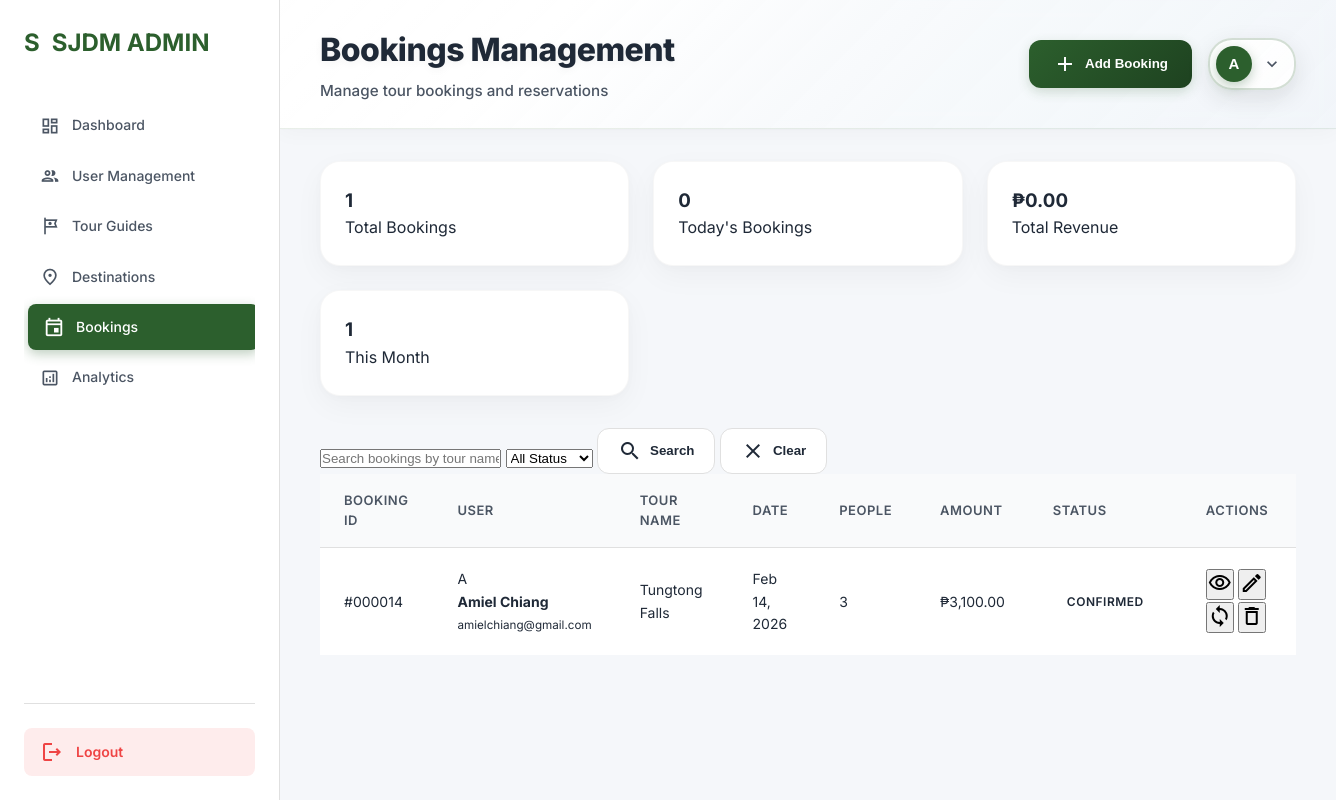
The app's page /admin/bookings.php (signed in) with its own data.
### tables this page shows
CREATE TABLE `admin_menu_items` (
  `id` int(11) NOT NULL,
  `menu_name` varchar(100) NOT NULL,
  `menu_icon` varchar(50) DEFAULT NULL,
  `menu_url` varchar(200) NOT NULL,
  `display_order` int(11) DEFAULT 0,
  `is_active` tinyint(1) DEFAULT 1,
  `parent_id` int(11) DEFAULT 0,
  `created_at` timestamp NOT NULL DEFAULT current_timestamp(),
  `updated_at` timestamp NOT NULL DEFAULT current_timestamp() ON UPDATE current_timestamp()
);

CREATE TABLE `bookings` (
  `id` int(11) NOT NULL,
  `user_id` int(11) NOT NULL,
  `guide_id` int(11) DEFAULT NULL,
  `tour_name` varchar(200) NOT NULL,
  `destination` varchar(200) DEFAULT NULL,
  `booking_date` date NOT NULL,
  `check_in_date` date DEFAULT NULL,
  `check_out_date` date DEFAULT NULL,
  `number_of_people` int(11) NOT NULL,
  `contact_number` varchar(50) DEFAULT NULL,
  `email` varchar(255) DEFAULT NULL,
  `special_requests` text DEFAULT NULL,
  `total_amount` decimal(10,2) NOT NULL,
  `payment_method` enum('pay_later','gcash','bank_transfer') DEFAULT 'pay_later',
  `status` enum('pending','confirmed','cancelled','completed') DEFAULT 'pending',
  `booking_reference` varchar(50) DEFAULT NULL,
  `created_at` timestamp NOT NULL DEFAULT current_timestamp(),
  `updated_at` timestamp NOT NULL DEFAULT current_timestamp() ON UPDATE current_timestamp()
);

CREATE TABLE `users` (
  `id` int(11) NOT NULL,
  `first_name` varchar(50) NOT NULL,
  `last_name` varchar(50) NOT NULL,
  `email` varchar(100) NOT NULL,
  `password` varchar(255) NOT NULL,
  `user_type` enum('user','admin','tour_guide') DEFAULT 'user',
  `status` enum('active','inactive','suspended') DEFAULT 'active',
  `created_at` timestamp NOT NULL DEFAULT current_timestamp(),
  `updated_at` timestamp NOT NULL DEFAULT current_timestamp() ON UPDATE current_timestamp(),
  `last_login` timestamp NULL DEFAULT NULL,
  `preferences_set` tinyint(1) DEFAULT 0
);

### admin/bookings.php (the view, shortened to what this page needs)
<?php
function getAdminConnection()
{
    return getDatabaseConnection();
}
function getBookingsList($conn, $page = 1, $limit = 15, $search = '', $status = '')
{
    $offset = ($page - 1) * $limit;
    $bookingsQuery = "SELECT b.*, CONCAT(u.first_name, ' ', u.last_name) as user_name, u.email as user_email
                      FROM bookings b
                      JOIN users u ON b.user_id = u.id
                      WHERE 1=1";
    $params = [];
    $types = '';
    $bookingsQuery .= " ORDER BY b.created_at DESC LIMIT ? OFFSET ?";
    $params[] = $limit;
    $params[] = $offset;
    $types .= 'ii';
    $stmt = $conn->prepare($bookingsQuery);
    if (!empty($params)) {
        $stmt->bind_param($types, ...$params);
    }
    $stmt->execute();
    $bookingsResult = $stmt->get_result();
    $countQuery = "SELECT COUNT(*) as total FROM bookings b JOIN users u ON b.user_id = u.id WHERE 1=1";
    $countStmt = $conn->prepare($countQuery);
    $countStmt->execute();
    $countResult = $countStmt->get_result();
    $totalCount = $countResult->fetch_assoc()['total'];
    $totalPages = ceil($totalCount / $limit);
    $bookings = [];
    while ($row = $bookingsResult->fetch_assoc()) {
        $bookings[] = $row;
    }
    return [
        'bookings' => $bookings,
        'pagination' => [
            'current_page' => $page,
            'total_pages' => $totalPages,
            'total_count' => $totalCount,
            'limit' => $limit
        ]
    ];
}
function getBookingStats($conn)
{
    $stats = [];
    $result = $conn->query("SELECT COUNT(*) as total FROM bookings");
    $stats['total'] = $result->fetch_assoc()['total'];
    $result = $conn->query("SELECT status, COUNT(*) as count FROM bookings GROUP BY status");
    $stats['by_status'] = [];
    while ($row = $result->fetch_assoc()) {
        $stats['by_status'][$row['status']] = $row['count'];
    }
    $result = $conn->query("SELECT COUNT(*) as total FROM bookings WHERE DATE(created_at) = CURDATE()");
    $stats['today'] = $result->fetch_assoc()['total'];
    $result = $conn->query("SELECT COUNT(*) as total FROM bookings WHERE MONTH(created_at) = MONTH(CURDATE()) AND YEAR(created_at) = YEAR(CURDATE())");
    $stats['this_month'] = $result->fetch_assoc()['total'];
    $result = $conn->query("SELECT SUM(total_amount) as total FROM bookings WHERE status = 'completed'");
    $stats['total_revenue'] = $result->fetch_assoc()['total'] ?? 0;
    return $stats;
}
$conn = getAdminConnection();
$dbSettings = [];
$result = $conn->query("SELECT setting_key, setting_value FROM admin_dashboard_settings");
if ($result) {
    while ($row = $result->fetch_assoc()) {
        $dbSettings[$row['setting_key']] = $row['setting_value'];
    }
}
$bSettings = [];
$result = $conn->query("SELECT setting_key, setting_value FROM booking_settings");
if ($result) {
    while ($row = $result->fetch_assoc()) {
        $bSettings[$row['setting_key']] = $row['setting_value'];
    }
}
$logoText = $dbSettings['admin_logo_text'] ?? 'SJDM ADMIN';
$moduleTitle = $bSettings['module_title'] ?? 'Bookings Management';
$moduleSubtitle = $bSettings['module_subtitle'] ?? 'Manage tour bookings';
$adminMark = $dbSettings['admin_mark_label'] ?? 'A';
$menuItems = [];
$result = $conn->query("SELECT * FROM admin_menu_items WHERE is_active = 1 ORDER BY display_order ASC");
if ($result) {
    while ($row = $result->fetch_assoc()) {
        $menuItems[] = $row;
    }
}
$page = isset($_GET['page']) ? max(1, intval($_GET['page'])) : 1;
$limit = intval($bSettings['default_booking_limit'] ?? 15);
$search = isset($_GET['search']) ? $conn->real_escape_string($_GET['search']) : '';
$status = isset($_GET['status']) ? $conn->real_escape_string($_GET['status']) : '';
$bookingsData = getBookingsList($conn, $page, $limit, $search, $status);
$bookings = $bookingsData['bookings'];
$bookingStats = getBookingStats($conn);
?>
<!DOCTYPE html>
<html lang="en">
<head>
    <link rel="stylesheet" href="admin-styles.css">
</head>
<body>
    <div class="admin-container">
        <aside class="sidebar">
            <div class="sidebar-header">
                <div class="logo">
                    <div class="mark-icon"><?php echo strtoupper(substr($logoText, 0, 1) ?: 'A'); ?></div>
                    <span><?php echo $logoText; ?></span>
                </div>
            </div>
            <nav class="sidebar-nav">
                <?php foreach ($menuItems as $item):
                    if (stripos($item['menu_name'], 'hotels') !== false || stripos($item['menu_url'], 'hotels') !== false ||
                        stripos($item['menu_name'], 'settings') !== false || stripos($item['menu_url'], 'settings') !== false ||
                        stripos($item['menu_name'], 'reports') !== false || stripos($item['menu_url'], 'reports') !== false) {
                        continue;
                    }
                    $isActive = basename($_SERVER['PHP_SELF']) == $item['menu_url'] ? 'active' : '';
                    ?>
                    <a href="<?php echo $item['menu_url']; ?>" class="nav-item <?php echo $isActive; ?>">
                        <span class="material-icons-outlined"><?php echo $item['menu_icon']; ?></span>
                        <span><?php echo $item['menu_name']; ?></span>
                    </a>
                <?php endforeach; ?>
            </nav>
            <div class="sidebar-footer">
                <a href="logout.php" class="logout-btn">
                    <span class="material-icons-outlined">logout</span>
                    <span>Logout</span>
                </a>
            </div>
        </aside>
        <main class="main-content">
            <header class="top-bar">
                <div class="page-title">
                    <h1><?php echo $moduleTitle; ?></h1>
                    <p><?php echo $moduleSubtitle; ?></p>
                </div>
                <div class="top-bar-actions">
                    <button class="btn-primary" onclick="showAddBookingModal()">
                        <span class="material-icons-outlined">add</span>
                        Add Booking
                    </button>
                    <div class="profile-dropdown">
                        <button class="profile-button" id="adminProfileButton">
                            <div class="profile-avatar"><?php echo isset($adminMark) ? substr($adminMark, 0, 1) : 'A'; ?></div>
                            <span class="material-icons-outlined">expand_more</span>
                        </button>
                    </div>
                </div>
            </header>
            <div class="content-area">
                <div class="stats-grid">
                    <div class="stat-card">
                        <h3><?php echo $bookingStats['total']; ?></h3>
                        <p>Total Bookings</p>
                    </div>
                    <div class="stat-card">
                        <h3><?php echo $bookingStats['today']; ?></h3>
                        <p>Today's Bookings</p>
                    </div>
                    <div class="stat-card">
                        <h3>₱<?php echo number_format($bookingStats['total_revenue'], 2); ?></h3>
                        <p>Total Revenue</p>
                    </div>
                    <div class="stat-card">
                        <h3><?php echo $bookingStats['this_month']; ?></h3>
                        <p>This Month</p>
                    </div>
                </div>
                <div class="search-filters">
                    <input type="text" id="searchInput" placeholder="Search bookings by tour name or user..."
                        value="<?php echo htmlspecialchars($search); ?>">
                    <select id="statusFilter" onchange="filterBookings()">
                        <option value="">All Status</option>
                    </select>
                    <button class="btn-secondary" onclick="searchBookings()">
                        <span class="material-icons-outlined">search</span>
                        Search
                    </button>
                    <button class="btn-secondary" onclick="clearFilters()">
                        <span class="material-icons-outlined">clear</span>
                        Clear
                    </button>
                </div>
                <div class="table-container">
                    <table class="data-table">
                        <thead>
                            <tr>
                                <th>Booking ID</th>
                                <th>User</th>
                                <th>Tour Name</th>
                                <th>Date</th>
                                <th>People</th>
                                <th>Amount</th>
                                <th>Status</th>
                                <th>Actions</th>
                            </tr>
                        </thead>
                        <tbody>
                            <?php foreach ($bookings as $booking): ?>
                                <tr>
                                    <td>#<?php echo str_pad($booking['id'], 6, '0', STR_PAD_LEFT); ?></td>
                                    <td>
                                        <div class="user-info">
                                            <div class="user-avatar">
                                                <?php echo strtoupper(substr($booking['user_name'], 0, 1)); ?>
                                            </div>
                                            <div>
                                                <strong><?php echo htmlspecialchars($booking['user_name']); ?></strong><br>
                                                <small><?php echo htmlspecialchars($booking['user_email']); ?></small>
                                            </div>
                                        </div>
                                    </td>
                                    <td><?php echo htmlspecialchars($booking['tour_name']); ?></td>
                                    <td><?php echo date('M j, Y', strtotime($booking['booking_date'])); ?></td>
                                    <td><?php echo $booking['number_of_people']; ?></td>
                                    <td class="booking-amount">₱<?php echo number_format($booking['total_amount'], 2); ?>
                                    </td>
                                    <td>
                                        <span class="status-badge status-<?php echo $booking['status']; ?>">
                                            <?php echo ucfirst($booking['status']); ?>
                                        </span>
                                    </td>
                                    <td>
                                        <div class="action-buttons">
                                            <button class="btn-icon" onclick="viewBooking(<?php echo $booking['id']; ?>)"
                                                title="View">
                                                <span class="material-icons-outlined">visibility</span>
                                            </button>
                                            <button class="btn-icon" onclick="editBooking(<?php echo $booking['id']; ?>)"
                                                title="Edit">
                                                <span class="material-icons-outlined">edit</span>
                                            </button>
                                            <button class="btn-icon" onclick="updateStatus(<?php echo $booking['id']; ?>)"
                                                title="Update Status">
                                                <span class="material-icons-outlined">sync</span>
                                            </button>
                                            <button class="btn-icon" onclick="deleteBooking(<?php echo $booking['id']; ?>)"
                                                title="Delete">
                                                <span class="material-icons-outlined">delete</span>
                                            </button>
                                        </div>
                                    </td>
                                </tr>
                            <?php endforeach; ?>
                        </tbody>
                    </table>
                </div>
            </div>
        </main>
    </div>
</body>
</html>

### records on screen
admin_menu_items: menu_name "Dashboard"
admin_menu_items: menu_name "User Management"
admin_menu_items: menu_name "Tour Guides"
admin_menu_items: menu_name "Destinations"
admin_menu_items: menu_name "Bookings"
admin_menu_items: menu_name "Analytics"
bookings: id "000014", user_name "A", user_name "Amiel Chiang", user.email "amielchiang@gmail.com", tour_name "Tungtong Falls", booking_date "Feb 14, 2026", number_of_people "3", total_amount "3,100.00", status "CONFIRMED"

### other values on screen
substr($logoText, 0, 1) ?: 'A' "S"
$logoText "SJDM ADMIN"
$moduleTitle "Bookings Management"
$moduleSubtitle "Manage tour bookings and reservations"
substr($adminMark, 0, 1) "A"
$bookingStats['total'] "1"
$bookingStats['today'] "0"
$bookingStats['total_revenue'] "0.00"
$bookingStats['this_month'] "1"
